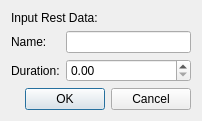
<?xml version="1.0" encoding="UTF-8"?>
<ui version="4.0">
 <class>RestInput</class>
 <widget class="QDialog" name="RestInput">
  <property name="windowModality">
   <enum>Qt::ApplicationModal</enum>
  </property>
  <property name="geometry">
   <rect>
    <x>0</x>
    <y>0</y>
    <width>202</width>
    <height>118</height>
   </rect>
  </property>
  <property name="sizePolicy">
   <sizepolicy hsizetype="Fixed" vsizetype="Fixed">
    <horstretch>0</horstretch>
    <verstretch>0</verstretch>
   </sizepolicy>
  </property>
  <property name="windowTitle">
   <string>Custom</string>
  </property>
  <layout class="QFormLayout" name="formLayout">
   <item row="1" column="0">
    <widget class="QLabel" name="nameLabel">
     <property name="text">
      <string>Name:</string>
     </property>
    </widget>
   </item>
   <item row="1" column="1">
    <widget class="QLineEdit" name="nameEdit"/>
   </item>
   <item row="2" column="0">
    <widget class="QLabel" name="durationLabel">
     <property name="text">
      <string>Duration:</string>
     </property>
    </widget>
   </item>
   <item row="4" column="0" colspan="2">
    <widget class="QDialogButtonBox" name="buttonBox">
     <property name="orientation">
      <enum>Qt::Horizontal</enum>
     </property>
     <property name="standardButtons">
      <set>QDialogButtonBox::Cancel|QDialogButtonBox::Ok</set>
     </property>
    </widget>
   </item>
   <item row="0" column="0" colspan="2">
    <widget class="QLabel" name="messageLabel">
     <property name="text">
      <string>Input Rest Data:</string>
     </property>
    </widget>
   </item>
   <item row="2" column="1">
    <widget class="QDoubleSpinBox" name="durationSpinBox"/>
   </item>
  </layout>
 </widget>
 <resources/>
 <connections>
  <connection>
   <sender>buttonBox</sender>
   <signal>accepted()</signal>
   <receiver>RestInput</receiver>
   <slot>accept()</slot>
   <hints>
    <hint type="sourcelabel">
     <x>248</x>
     <y>254</y>
    </hint>
    <hint type="destinationlabel">
     <x>157</x>
     <y>274</y>
    </hint>
   </hints>
  </connection>
  <connection>
   <sender>buttonBox</sender>
   <signal>rejected()</signal>
   <receiver>RestInput</receiver>
   <slot>reject()</slot>
   <hints>
    <hint type="sourcelabel">
     <x>316</x>
     <y>260</y>
    </hint>
    <hint type="destinationlabel">
     <x>286</x>
     <y>274</y>
    </hint>
   </hints>
  </connection>
 </connections>
</ui>
